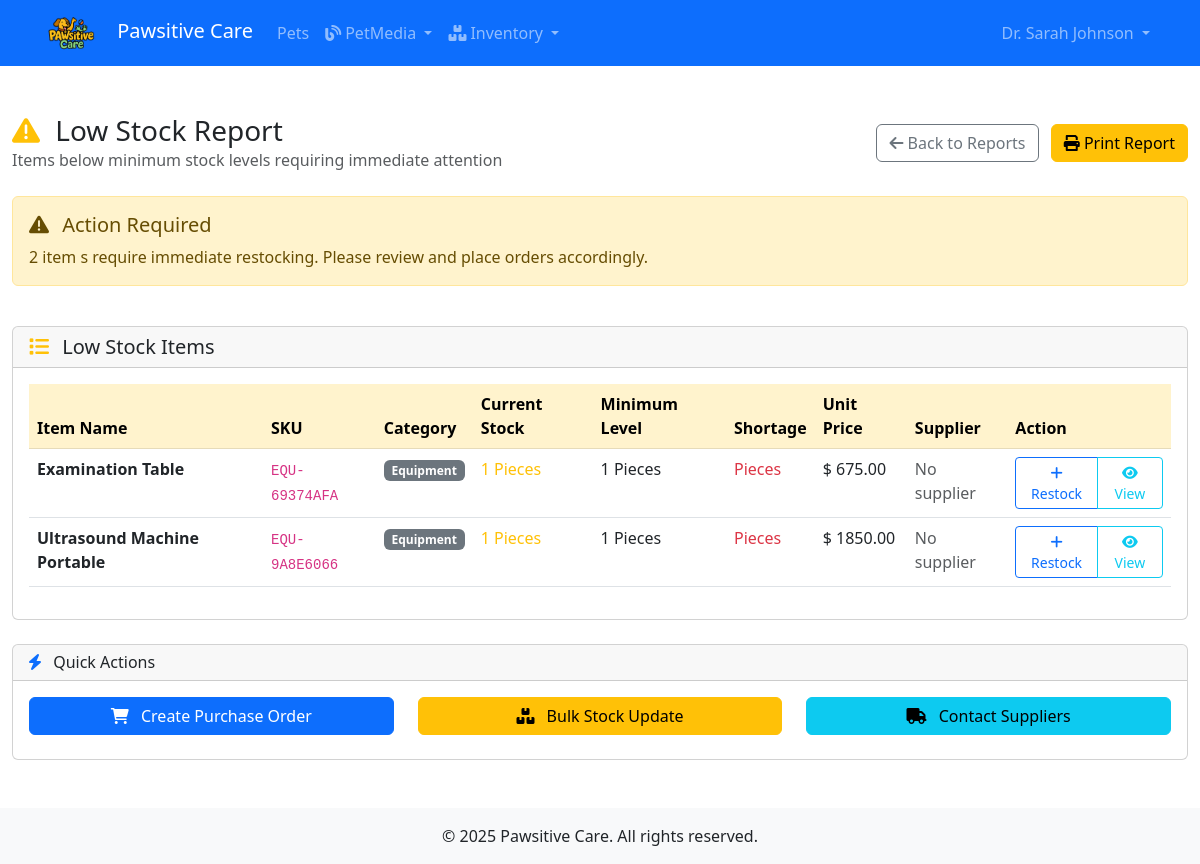
Page /inventory/reports/low-stock/ (signed in) on the earlier database version.
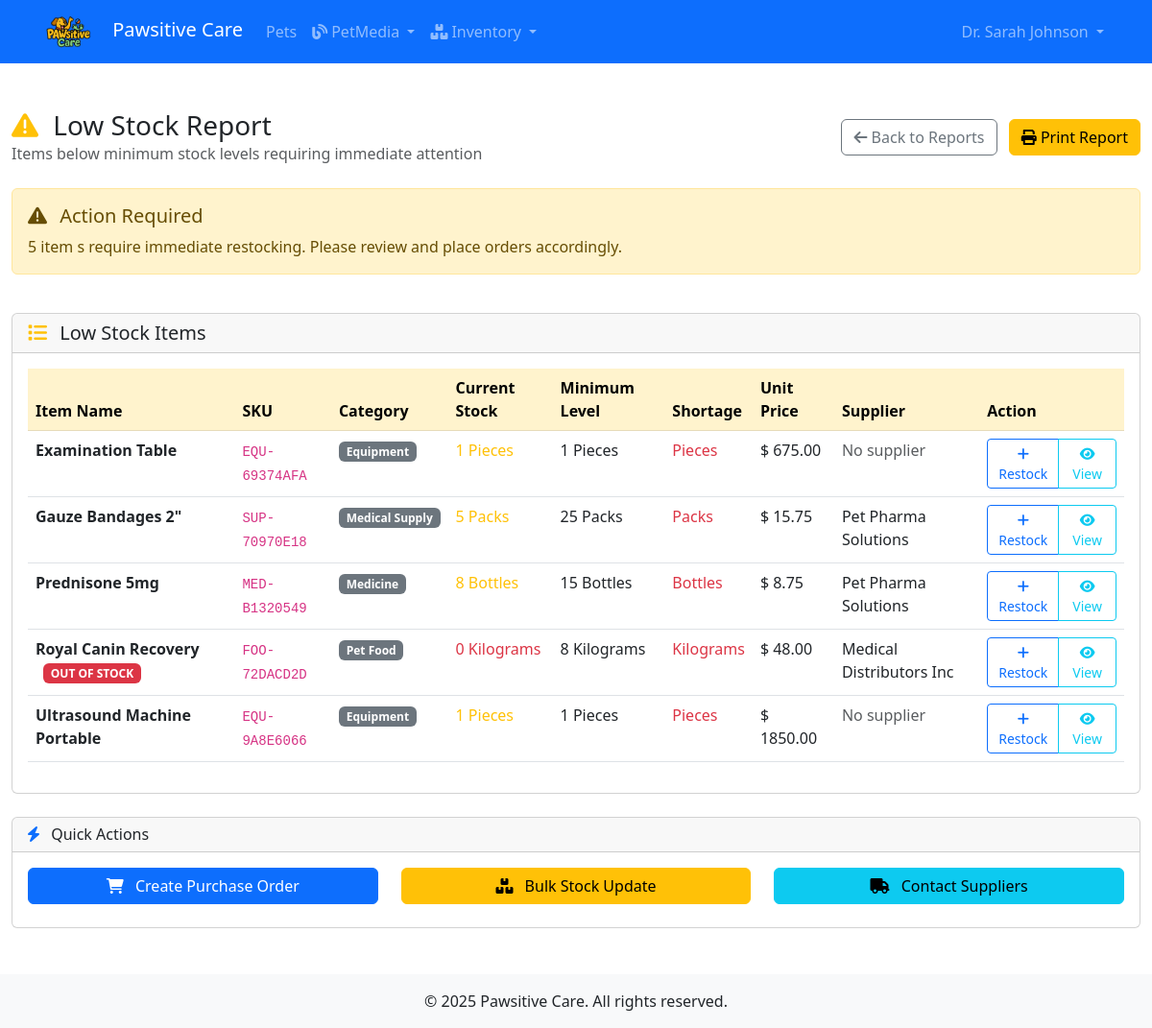
Same page on the later database version.
### inventory/models.py (models this page shows, shortened)
class InventoryItem(models.Model):
    CATEGORY_CHOICES = [
        ('MEDICINE', 'Medicine'),
        ('SUPPLY', 'Medical Supply'),
        ('EQUIPMENT', 'Equipment'),
        ('FOOD', 'Pet Food'),
        ('OTHER', 'Other'),
    ]
    UNIT_CHOICES = [
        ('PIECES', 'Pieces'),
        ('BOXES', 'Boxes'),
        ('BOTTLES', 'Bottles'),
        ('KILOGRAMS', 'Kilograms'),
        ('LITERS', 'Liters'),
        ('PACKS', 'Packs'),
    ]
    name = models.CharField(max_length=200)
    description = models.TextField(blank=True)
    sku = models.CharField(max_length=50, unique=True, help_text="Stock Keeping Unit")
    category = models.CharField(max_length=20, choices=CATEGORY_CHOICES)
    unit_price = models.DecimalField(max_digits=10, decimal_places=2)
    quantity_in_stock = models.PositiveIntegerField(default=0)
    unit = models.CharField(max_length=20, choices=UNIT_CHOICES, default='PIECES')
    minimum_stock_level = models.PositiveIntegerField(default=10)
    reorder_point = models.PositiveIntegerField(default=20)
    supplier = models.ForeignKey('Supplier', on_delete=models.SET_NULL, null=True, blank=True)
    expiry_date = models.DateField(null=True, blank=True)
    last_restocked = models.DateTimeField(null=True, blank=True)
    created_at = models.DateTimeField(auto_now_add=True)
    updated_at = models.DateTimeField(auto_now=True)
    is_active = models.BooleanField(default=True)
    objects = InventoryManager()
    class Meta:
        ordering = ['name']
        indexes = [
            models.Index(fields=['sku']),
            models.Index(fields=['category']),
            models.Index(fields=['quantity_in_stock']),
        ]
    def is_out_of_stock(self):
        return self.quantity_in_stock == 0

class Supplier(models.Model):
    name = models.CharField(max_length=200)
    contact_person = models.CharField(max_length=100, blank=True)
    email = models.EmailField(blank=True)
    phone = models.CharField(max_length=20, blank=True)
    address = models.TextField(blank=True)
    is_active = models.BooleanField(default=True)
    created_at = models.DateTimeField(auto_now_add=True)

### inventory/views.py (the view)
# urls.py: path('reports/low-stock/', views.low_stock_report_view, name='low_stock_report'),
@login_required
def low_stock_report_view(request):
    repo = get_inventory_repo()
    low_stock_items = repo.get_low_stock_items()
    context = {'items': low_stock_items, 'report_title': 'Low Stock Report'}
    return render(request, 'inventory/low_stock_report.html', context)

### accounts/models.py (called while the page is built)
    def is_vet(self):
        return self.role == 'vet'

    def is_staff_member(self):
        return self.role == 'staff'

### inventory/models.py (called while the page is built)
    def get_queryset(self):
        return InventoryQuerySet(self.model, using=self._db)

### inventory/patterns/repository.py (called while the page is built)
def get_inventory_repo():
    return InventoryRepository()

    def get_low_stock_items(self, threshold: Optional[int] = None) -> models.QuerySet:
        if threshold is None:
            return self.model_class.objects.filter(
                quantity_in_stock__lte=F('minimum_stock_level')
            )
        else:
            return self.model_class.objects.filter(
                quantity_in_stock__lte=threshold
            )

### petmedia/context_processors.py (called while the page is built)
def recent_blog_posts(request):
    try:
        recent_posts = repo_manager.posts.get_recent_posts(limit=3)
        return {'recent_blog_posts': recent_posts}
    except Exception:
        return {'recent_blog_posts': []}

def blog_stats(request):
    try:
        if request.user.is_authenticated:
            user_posts_count = repo_manager.posts.get_by_author(request.user).count()
            return {'user_blog_posts_count': user_posts_count}
        return {'user_blog_posts_count': 0}
    except Exception:
        return {'user_blog_posts_count': 0}

### inventory/templates/inventory/low_stock_report.html (shortened to what the changed rows need)
{% extends 'base.html' %}
{% load static %}
{% block content %}
<div class="container-fluid py-4">
  <div class="row mb-4">
    <div class="col-12">
      <div class="d-flex justify-content-between align-items-center">
        <div>
          <h1 class="h3 mb-0">
            <i class="fas fa-exclamation-triangle text-warning me-2"></i>
            {{ report_title }}
          </h1>
        </div>
      </div>
    </div>
  </div>
  {% if items %}
  <div class="row mb-4">
    <div class="col-12">
      <div class="alert alert-warning">
        <h5 class="alert-heading">
          <i class="fas fa-exclamation-triangle me-2"></i>
          Action Required
        </h5>
        <p class="mb-0">
          {{ items|length }} item
          {{ items|length|pluralize }} require
          {{ items|length|pluralize:"s," }} immediate restocking. Please review and place orders accordingly.
        </p>
      </div>
    </div>
  </div>
  {% endif %}
  <div class="row">
    <div class="col-12">
      <div class="card">
        <div class="card-body">
          {% if items %}
          <div class="table-responsive">
            <table class="table table-hover">
              <thead class="table-warning">
                <tr>
                  <th>Item Name</th>
                  <th>SKU</th>
                  <th>Category</th>
                  <th>Current Stock</th>
                  <th>Minimum Level</th>
                  <th>Shortage</th>
                  <th>Unit Price</th>
                  <th>Supplier</th>
                  <th>Action</th>
                </tr>
              </thead>
              <tbody>
                {% for item in items %}
                <tr>
                  <td>
                    <strong>
                      {{ item.name }}</strong>
                    {% if item.is_out_of_stock %}
                    <span class="badge bg-danger ms-2">OUT OF STOCK</span>
                    {% endif %}
                  </td>
                  <td><code>
                      {{ item.sku }}</code></td>
                  <td>
                    <span class="badge bg-secondary">
                      {{ item.get_category_display }}</span>
                  </td>
                  <td>
                    <span class="text-{% if item.is_out_of_stock %}danger{% else %}warning{% endif %}">
                      {{ item.quantity_in_stock }}
                      {{ item.get_unit_display }}
                    </span>
                  </td>
                  <td>
                    {{ item.minimum_stock_level }}
                    {{ item.get_unit_display }}
                  </td>
                  <td>
                    <span class="text-danger">
                      {{ item.get_unit_display }}
                    </span>
                  </td>
                  <td>$
                    {{ item.unit_price }}
                  </td>
                  <td>
                    {% if item.supplier %}
                    {{ item.supplier.name }}
                    {% else %}
                    <span class="text-muted">No supplier</span>
                    {% endif %}
                  </td>
                  <td>
                    <div class="btn-group" role="group">
                      <a href="{% url 'inventory:stock_update' item.pk %}" class="btn btn-sm btn-outline-primary">
                        <i class="fas fa-plus"></i> Restock
                      </a>
                      <a href="{% url 'inventory:item_detail' item.pk %}" class="btn btn-sm btn-outline-info">
                        <i class="fas fa-eye"></i> View
                      </a>
                    </div>
                  </td>
                </tr>
                {% endfor %}
              </tbody>
            </table>
          </div>
          {% endif %}
        </div>
      </div>
    </div>
  </div>
</div>
{% endblock %}

Differences in the rows shown:
added InventoryItem: name "Gauze Bandages 2\"", sku "SUP-70970E18", category "Medical Supply", quantity_in_stock "5", unit "Packs", minimum_stock_level "25", unit_price "15.75", supplier.name "Pet Pharma Solutions"
added InventoryItem: name "Prednisone 5mg", sku "MED-B1320549", category "Medicine", quantity_in_stock "8", unit "Bottles", minimum_stock_level "15", unit_price "8.75", supplier.name "Pet Pharma Solutions"
added InventoryItem: name "Royal Canin Recovery", shows "OUT OF STOCK", sku "FOO-72DACD2D", category "Pet Food", quantity_in_stock "0", unit "Kilograms", minimum_stock_level "8", unit_price "48.00", supplier.name "Medical Distributors Inc"
Other differences:
{{ items|length }}: "2" → "5"
